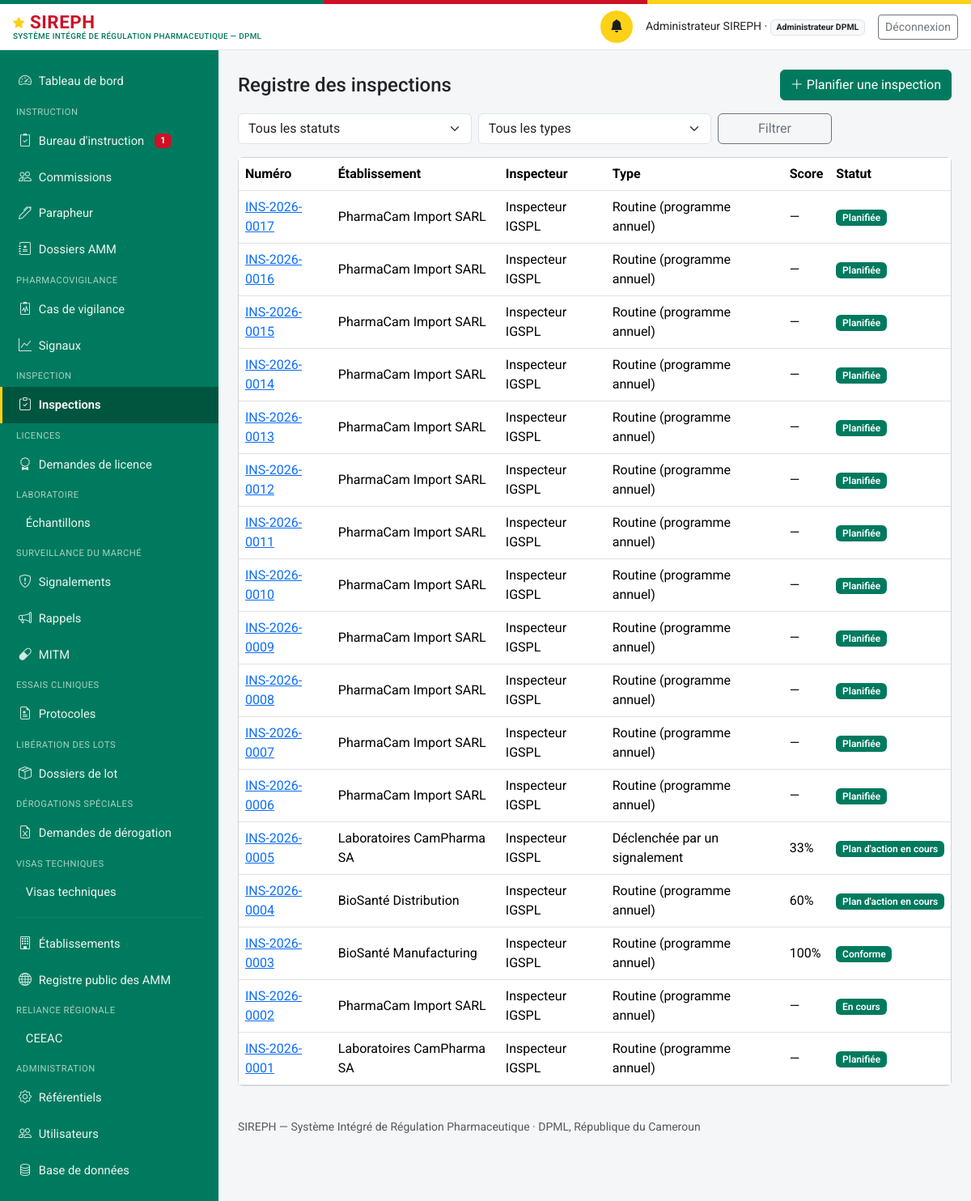
Before: /inspections (signed in) with the older database file.
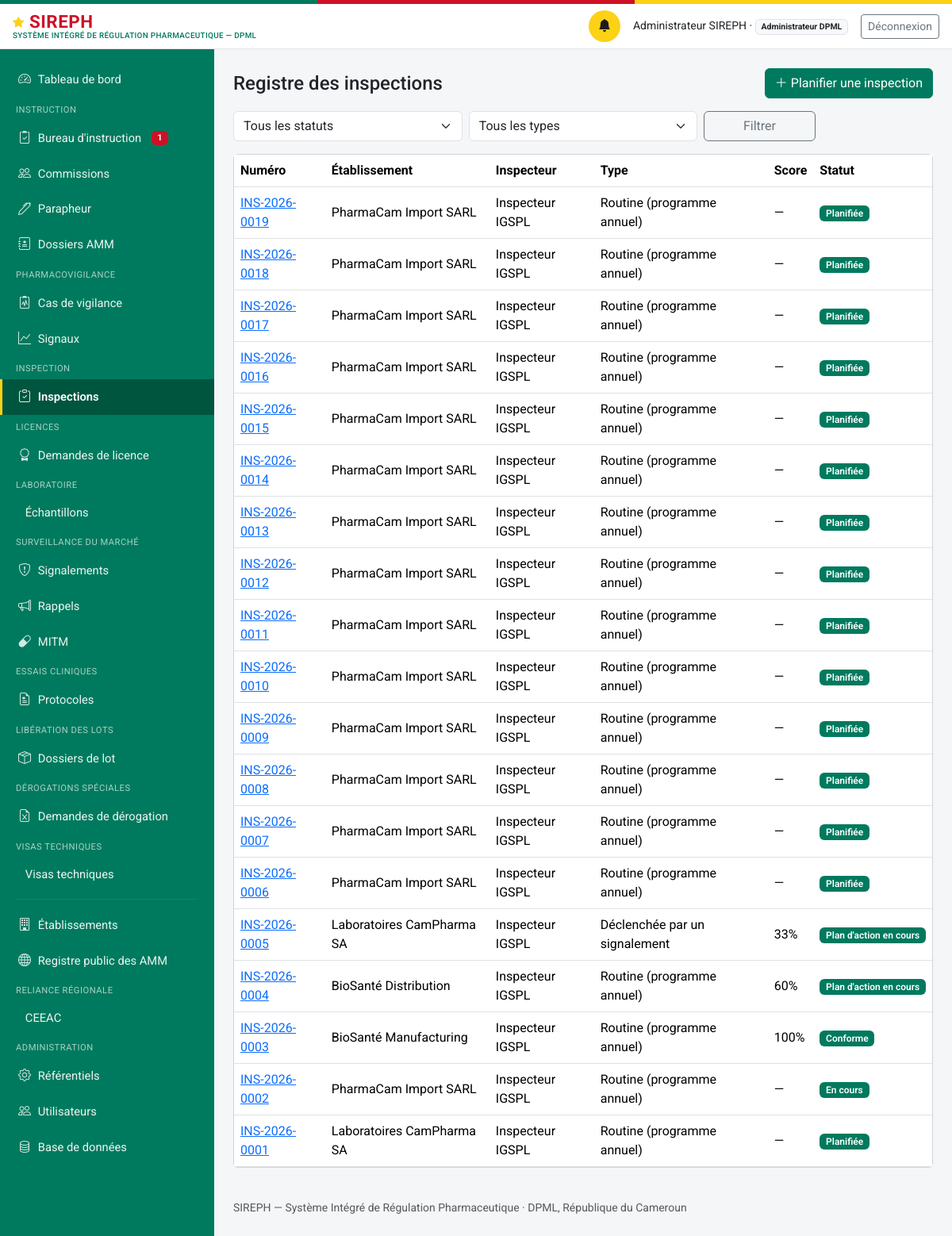
After: the same page with the newer database file.
### models.py (models this page shows, shortened)
class Inspection(db.Model):
    id = db.Column(db.Integer, primary_key=True)
    numero = db.Column(db.String(30), unique=True, nullable=False)  # INS-{annee}-{seq4}
    etablissement_id = db.Column(db.Integer, db.ForeignKey("etablissement.id"), nullable=False)
    inspecteur_id = db.Column(db.Integer, db.ForeignKey("personne.id"), nullable=False)
    type = db.Column(db.String(30), nullable=False, default="routine")
    date_planifiee = db.Column(db.Date, nullable=True)
    date_realisee = db.Column(db.DateTime, nullable=True)
    grille_json = db.Column(db.Text, default="[]")  # liste de GrilleItem, voir grille_ri.py
    score_conformite = db.Column(db.Integer, nullable=True)
    statut = db.Column(db.String(30), nullable=False, default="planifiee")
    plan_action = db.Column(db.Text, nullable=True)
    date_echeance_plan_action = db.Column(db.Date, nullable=True)
    non_conformite_grave = db.Column(db.Boolean, nullable=False, default=False)
    inspection_precedente_id = db.Column(db.Integer, db.ForeignKey("inspection.id"), nullable=True)  # suivi_programme
    date_creation = db.Column(db.DateTime, default=datetime.utcnow)
    date_maj = db.Column(db.DateTime, default=datetime.utcnow, onupdate=datetime.utcnow)
    etablissement = db.relationship("Etablissement", foreign_keys=[etablissement_id])
    inspecteur = db.relationship("Personne", foreign_keys=[inspecteur_id])
    inspection_precedente = db.relationship("Inspection", remote_side=[id])
    @property
    def grille(self):
        return json.loads(self.grille_json or "[]")

class Etablissement(db.Model):
    id = db.Column(db.Integer, primary_key=True)
    raison_sociale = db.Column(db.String(255), nullable=False)
    type = db.Column(db.String(40), nullable=False)
    adresse = db.Column(db.String(500))
    latitude = db.Column(db.Float, nullable=True)   # géolocalisation — exploité par le futur module RI
    longitude = db.Column(db.Float, nullable=True)
    statut_licence = db.Column(db.String(20), nullable=False, default="en_instruction")
    date_expiration_licence = db.Column(db.Date, nullable=True)
    pharmacien_responsable_id = db.Column(db.Integer, db.ForeignKey("personne.id"), nullable=True)
    categorie_activite = db.Column(db.String(30), nullable=True)
    pharmacien_responsable = db.relationship("Personne", foreign_keys=[pharmacien_responsable_id])

class Personne(db.Model):
    id = db.Column(db.Integer, primary_key=True)
    nom_complet = db.Column(db.String(200), nullable=False)
    email = db.Column(db.String(150), unique=True, nullable=False)  # identifiant de connexion
    password_hash = db.Column(db.String(255), nullable=False)
    role_systeme = db.Column(db.String(50), nullable=False)
    etablissement_rattachement_id = db.Column(db.Integer, db.ForeignKey("etablissement.id"), nullable=True)
    contact = db.Column(db.String(200))
    statut_compte = db.Column(db.String(20), nullable=False, default="actif")
    date_creation = db.Column(db.DateTime, default=datetime.utcnow)
    etablissement = db.relationship("Etablissement", foreign_keys=[etablissement_rattachement_id])
    @property
    def role_label(self):
        from permissions import ROLES
        return ROLES.get(self.role_systeme, self.role_systeme)
    @property
    def niveau(self):
        from permissions import niveau
        return niveau(self)
    @property
    def est_externe(self):
        from permissions import est_externe
        return est_externe(self.role_systeme)

### routes_ri.py (the view)
@ri_bp.route("/inspections")
@login_required
@roles_required(*ROLES_RI)
def registre():
    executer_verifications_delais_ri()
    q = Inspection.query
    statut = request.args.get("statut", "")
    type_insp = request.args.get("type", "")
    if statut:
        q = q.filter_by(statut=statut)
    if type_insp:
        q = q.filter_by(type=type_insp)
    inspections = q.order_by(Inspection.date_creation.desc()).all()
    return render_template("inspection/registre.html", inspections=inspections, statut=statut, type_insp=type_insp)

### auth.py (called while the page is built)
def current_user():
    uid = session.get("user_id")
    if not uid:
        return None
    return db.session.get(Personne, uid)

def login_required(view):
    @wraps(view)
    def wrapped(*a, **kw):
        if not current_user():
            return redirect(url_for("login", next=request.path))
        return view(*a, **kw)
    return wrapped

def roles_required(*roles):
    def deco(view):
        @wraps(view)
        def wrapped(*a, **kw):
            u = current_user()
            if not u or u.role_systeme not in roles:
                abort(403)
            return view(*a, **kw)
        return wrapped
    return deco

### delais.py (called while the page is built)
def plan_action_en_retard(inspection):
    if inspection.statut != "plan_action_en_cours" or not inspection.date_echeance_plan_action:
        return False
    return date.today() > inspection.date_echeance_plan_action

### permissions.py (called while the page is built)
def est_externe(role):
    return role in ROLES_EXTERNES

def niveau(user_ou_role):
    if user_ou_role is None:
        return 0
    role = getattr(user_ou_role, "role_systeme", user_ou_role)
    return NIVEAU_PAR_ROLE.get(role, 0)

### templates/inspection/registre.html (shortened to what this page needs)
{% extends "base.html" %}
{% block content %}
<div class="d-flex justify-content-between align-items-center mb-3">
  <h4 class="mb-0">Registre des inspections</h4>
  {% if current_user.role_systeme == "administrateur_dpml" %}
  <a href="{{ url_for('ri.planifier') }}" class="btn btn-primary"><i class="bi bi-plus-lg"></i> Planifier une inspection</a>
  {% endif %}
</div>
<form method="get" class="row g-2 mb-3" role="search">
  <div class="col-md-4">
    <select class="form-select" id="statut" name="statut">
      <option value="">Tous les statuts</option>
    </select>
  </div>
  <div class="col-md-4">
    <select class="form-select" id="type" name="type">
      <option value="">Tous les types</option>
    </select>
  </div>
  <div class="col-md-2"><button class="btn btn-outline-secondary w-100">Filtrer</button></div>
</form>
<div class="card">
  <div class="table-responsive">
    <table class="table table-hover align-middle mb-0">
      <thead><tr><th>Numéro</th><th>Établissement</th><th>Inspecteur</th><th>Type</th><th>Score</th><th>Statut</th></tr></thead>
      <tbody>
        {% for i in inspections %}
        <tr>
          <td><a href="{{ url_for('ri.fiche', id=i.id) }}">{{ i.numero }}</a></td>
          <td>{{ i.etablissement.raison_sociale }}</td>
          <td>{{ i.inspecteur.nom_complet }}</td>
          <td>{{ TYPES_RI.get(i.type, i.type) }}</td>
          <td>{{ i.score_conformite ~ '%' if i.score_conformite is not none else "—" }}</td>
          <td><span class="badge bg-primary badge-statut">{{ STATUTS_RI.get(i.statut, i.statut) }}</span></td>
        </tr>
        {% else %}
        <tr><td colspan="6" class="text-center text-muted py-4">Aucun résultat ne correspond à ces critères.</td></tr>
        {% endfor %}
      </tbody>
    </table>
  </div>
</div>
{% endblock %}

Changed rows visible on the page:
added Inspection: numero "INS-2026-0019", etablissement.raison_sociale "PharmaCam Import SARL", inspecteur.nom_complet "Inspecteur IGSPL", get "Routine (programme annuel)", score_conformite "—", get "Planifiée"
added Inspection: numero "INS-2026-0018", etablissement.raison_sociale "PharmaCam Import SARL", inspecteur.nom_complet "Inspecteur IGSPL", get "Routine (programme annuel)", score_conformite "—", get "Planifiée"
